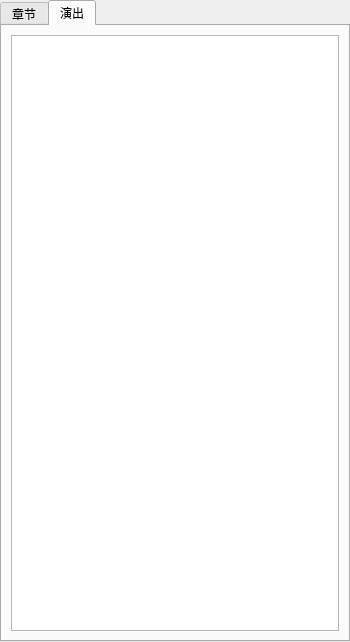
<?xml version="1.0" encoding="UTF-8"?>
<ui version="4.0">
 <class>ScriptWidgetPrivate</class>
 <widget class="QWidget" name="ScriptWidgetPrivate">
  <property name="geometry">
   <rect>
    <x>0</x>
    <y>0</y>
    <width>350</width>
    <height>642</height>
   </rect>
  </property>
  <property name="sizePolicy">
   <sizepolicy hsizetype="Preferred" vsizetype="Preferred">
    <horstretch>0</horstretch>
    <verstretch>0</verstretch>
   </sizepolicy>
  </property>
  <property name="minimumSize">
   <size>
    <width>100</width>
    <height>0</height>
   </size>
  </property>
  <property name="maximumSize">
   <size>
    <width>390</width>
    <height>16777215</height>
   </size>
  </property>
  <property name="windowTitle">
   <string>Form</string>
  </property>
  <layout class="QHBoxLayout" name="horizontalLayout">
   <property name="spacing">
    <number>0</number>
   </property>
   <property name="leftMargin">
    <number>0</number>
   </property>
   <property name="topMargin">
    <number>0</number>
   </property>
   <property name="rightMargin">
    <number>0</number>
   </property>
   <property name="bottomMargin">
    <number>0</number>
   </property>
   <item>
    <widget class="QTabWidget" name="tabWidget">
     <property name="sizePolicy">
      <sizepolicy hsizetype="Expanding" vsizetype="Expanding">
       <horstretch>0</horstretch>
       <verstretch>0</verstretch>
      </sizepolicy>
     </property>
     <property name="currentIndex">
      <number>1</number>
     </property>
     <widget class="QWidget" name="tab">
      <attribute name="title">
       <string>章节</string>
      </attribute>
      <layout class="QVBoxLayout" name="verticalLayout_2">
       <item>
        <widget class="ScriptTreeWidget" name="scriptTreeWidget">
         <column>
          <property name="text">
           <string notr="true">1</string>
          </property>
         </column>
        </widget>
       </item>
      </layout>
     </widget>
     <widget class="QWidget" name="tab_2">
      <attribute name="title">
       <string>演出</string>
      </attribute>
      <layout class="QVBoxLayout" name="verticalLayout_3">
       <item>
        <widget class="ScriptListWidget" name="scriptListWidget">
         <property name="selectionMode">
          <enum>QAbstractItemView::ExtendedSelection</enum>
         </property>
        </widget>
       </item>
      </layout>
     </widget>
    </widget>
   </item>
  </layout>
 </widget>
 <customwidgets>
  <customwidget>
   <class>ScriptTreeWidget</class>
   <extends>QTreeWidget</extends>
   <header>ScriptTreeWidget.h</header>
  </customwidget>
  <customwidget>
   <class>ScriptListWidget</class>
   <extends>QListWidget</extends>
   <header>ScriptListWidget.h</header>
  </customwidget>
 </customwidgets>
 <resources/>
 <connections/>
</ui>
